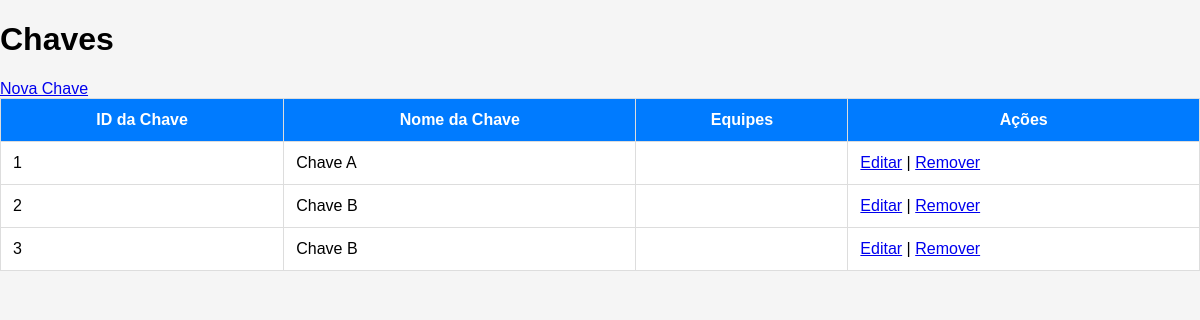
The page /chaves on the database its author committed.
### tables this page shows
CREATE TABLE chaves (
                id INTEGER NOT NULL PRIMARY KEY AUTOINCREMENT,
                nome VARCHAR(255) NOT NULL
            );

### app.py (the view)
@app.route('/chaves')
def list_chaves():
    chaves = c.listar_chaves()
    return render_template("chaves.html", chaves=chaves)

### db.py (called while the page is built)
    def listar_chaves():
        conn = sqlite3.connect('II_Taca_CZ_Volei.db')
        cursor = conn.cursor()
        values = cursor.execute("SELECT * FROM chaves")
        resultado = []
        for row in values:
            resultado.append({
                'id': row[0],
                'nome': row[1],
            })
        conn.close()
        return resultado

### templates/chaves.html (shortened to what this page needs)
<!DOCTYPE html>
<html lang="pt-BR">
<head>
    <link rel="stylesheet" href="{{ url_for('static', filename='styles.css') }}">
</head>
<body>
    <h1>Chaves</h1>
    <a href="/chaves/novo">Nova Chave</a>
    <table border="1">
        <tr>
            <th>ID da Chave</th>
            <th>Nome da Chave</th>
            <th>Equipes</th>
            <th>Ações</th>
        </tr>
        {% for chave in chaves %}
        <tr>
            <td>{{ chave.id }}</td>
            <td>{{ chave.nome }}</td>
            <td>
            </td>
            <td>
                <a href="/chaves/{{ chave.id }}/editar">Editar</a> |
                <a href="/chaves/{{ chave.id }}/remover">Remover</a>
            </td>
        </tr>
        {% endfor %}
    </table>
</body>
</html>

### static/styles.css (style rules this page uses)
body { font-family: Arial; margin: 0; padding: 0; min-height: 100vh; display: flex; flex-direction: column; background-color: whitesmoke; }
table { width: 100%; border-collapse: collapse; background-color: #fff; }
th, td { border: 1px solid #ddd; padding: 12px; }
th { background-color: #007bff; color: #fff; }

### rows shown on the page
chaves: id "1", nome "Chave A"
chaves: id "2", nome "Chave B"
chaves: id "3", nome "Chave B"
